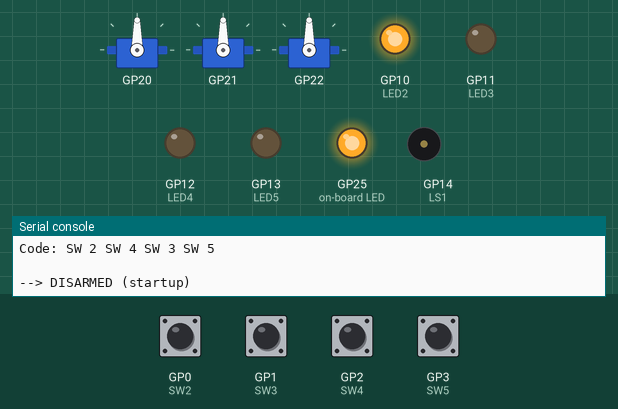
Simulated run of this program. Board: Raspberry Pi Pico running MicroPython. Shown: 3 × servo, output pins drawn as LEDs (lit = HIGH), buzzer (waves = sounding), the last lines printed to the serial console. The inputs (shaded band) are chosen by the test bench; at power-on: GP0 (SW2), GP1 (SW3), GP2 (SW4), GP3 (SW5) HIGH. Servo angles are drawn from the pulse width (0.5 ms = 0°, 2.5 ms = 180°).

Above: at 1.2 s.
1.3 s: GP0 (SW2) pulled LOW for 0.15 s
At 1.31 s:
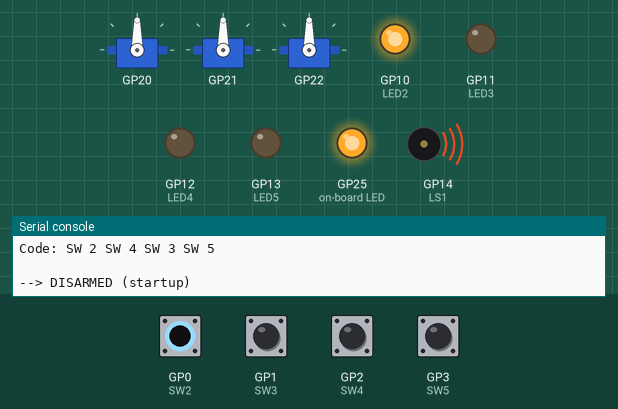
2.9 s: GP0 (SW2) pulsed LOW 5 times (0.12 s each, 0.3 s apart)
At 3.69 s:
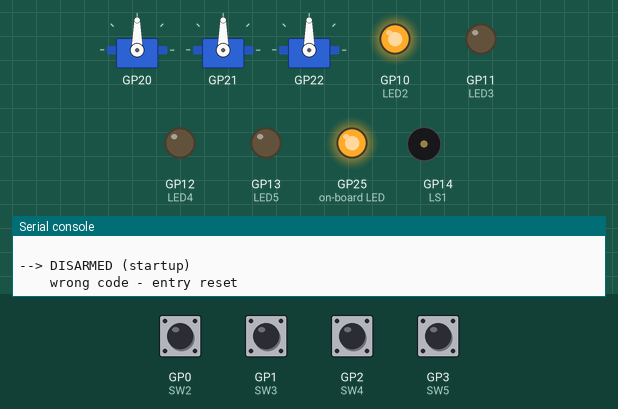
Timing chart, 0 to 5.9 s (numbered marks = the images above; inputs shaded):
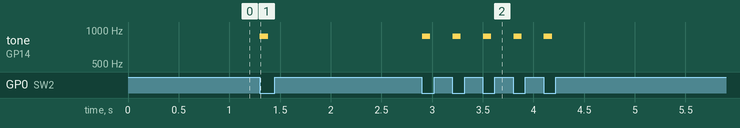

The program:

Alarm_System.py
```python
# ================================================================================
# Capstone Project: Alarm System [Alarm_System.py]
# Version: 1.0
# Updated: July 25, 2026
#
# Platform: mirobo.tech BEAPER Pico circuit (any configuration)
# Requires: BEAPER_Pico.py board module file
#
# A five-state intrusion alarm. Arm and disarm with the same
# four-button code, entered the same way as the Activity 12 capstone
# combination lock and safe: any button may be pressed at each step,
# and correctness is only checked once all four digits are in, so a
# wrong attempt reveals nothing about which digit was incorrect.
#
# Hardware used:
#   SW2-SW5    - Arm/disarm code entry buttons (all four used as code digits)
#   LED2-LED5  - Alarm system state indicators
#   LS1        - Piezo speaker (entry beeps, countdown, alarm tone)
#
# Sensor options (choose one, or combine - see EA3):
#   Option A - Optical proximity sensor (contactless):
#     Two sub-choices, depending on which jumper position you use -
#     these share jumpers with other sensors, so only one is
#     available at a time:
#       - Q4 (ambient light sensor, JP set to Enviro.): an object or
#         hand passing in front of the sensor changes the light
#         reading. Mount the circuit inside the protected space so
#         the sensor faces the opening.
#       - Q1, Q2, or Q3 (break-away floor/line sensors, matching
#         jumper set to Robot): detects a trip by reflectivity, the
#         same way these sensors detect a floor or line on the robot
#         platforms. More consistent regardless of room lighting.
#     Either way, set SENSOR_MODE = "optical" and calibrate
#     SENSOR_THRESHOLD for your setup - see take_sensor_baseline()
#     and Step 1 in the Development Guide below. Change
#     'beaper.light_level()' to 'beaper.Q1_level()' (or Q2/Q3) in
#     both functions if you use a floor/line sensor instead of Q4.
#
#   Option B - Contact switch on an expansion header:
#     A magnetic contact switch (reed switch) or a simple mechanical
#     switch (lever, roller, or pushbutton-style) both work here -
#     wire a normally-closed (NC) switch to a spare header and GND.
#     Set SENSOR_MODE = "contact". A mechanical switch is more likely
#     to be available in a school's parts bin than a reed switch, but
#     its contacts can bounce - see Activity 11 EA1's debounce
#     pattern if 'check_sensors()' behaves inconsistently right at
#     the moment of a trip.
#
# --------------------------------------------------------------------------------
# Alarm system behaviour:
#   DISARMED  - Safe. Enter the arm code to begin arming. If alarms
#               occurred since the last disarm, the count is displayed.
#   ARMING    - Exit delay: sensors ignored while you leave. LEDs
#               count down. Do NOT enter the code during this phase.
#   ARMED     - Sensors active. Circuit goes dark. Do not touch buttons.
#   TRIPPED   - Entry delay: sensor tripped, enter the disarm code now
#               or the alarm will sound. LEDs flash urgently.
#   ALARM     - Alarm sounding. Enter the code to disarm. The alarm
#               records itself. Stops after ALARM_DURATION, then re-arms.
#
# Before you begin - complete your capstone plan using the Capstone
# Preparation Guide: project description, state diagram, state
# details table, constants and variables, and testing plan.
# ================================================================================

# IMPORTANT: Copy BEAPER_Pico.py into your Raspberry Pi Pico.
import BEAPER_Pico as beaper  # Set up BEAPER Pico I/O

import time
from machine import Pin

# --- State Constants -------------------
STATE_DISARMED = const(0)            # Safe - waiting for arm code
STATE_ARMING   = const(1)            # Exit delay - sensors ignored
STATE_ARMED    = const(2)            # Sensors active - circuit dark
STATE_TRIPPED  = const(3)            # Entry delay - enter code or alarm sounds
STATE_ALARM    = const(4)            # Alarm sounding - enter code to disarm

STATE_NAMES = {
    STATE_DISARMED: "DISARMED",
    STATE_ARMING:   "ARMING",
    STATE_ARMED:    "ARMED",
    STATE_TRIPPED:  "TRIPPED",
    STATE_ALARM:    "ALARM",
}

# --- Code Entry Result Constants -------
CODE_INCOMPLETE = const(0)           # Still entering - no result yet
CODE_CORRECT    = const(1)           # Correct code entered
CODE_WRONG      = const(2)           # Wrong code entered - entry reset

# --- The Arm/Disarm Code ---------------
# 2, 3, 4, and 5 represent SW2, SW3, SW4, and SW5. Change these to
# choose your own code. Default: SW2, SW4, SW3, SW5.
CORRECT_1 = const(2)
CORRECT_2 = const(4)
CORRECT_3 = const(3)
CORRECT_4 = const(5)

# --- Sensor Configuration --------------
SENSOR_MODE      = "optical"         # "optical" or "contact"
SENSOR_THRESHOLD = 3000              # Optical: light change that indicates a trip

# Only used if SENSOR_MODE == "contact" - construct your own Pin
# object, since H1-H4 are general-purpose headers the board module
# does not pre-configure. Change H1_PIN to whichever header you
# wired the switch to.
sensor_switch = Pin(beaper.H1_PIN, Pin.IN, Pin.PULL_UP)

# --- Timing Constants -------------------
EXIT_DELAY     = const(15000)        # Time to leave before arming (ms)
ENTRY_DELAY    = const(10000)        # Time to enter code before alarm sounds (ms)
ALARM_DURATION = const(60000)        # Alarm sounds for this long before re-arming (ms)
BEEP_INTERVAL  = const(1000)         # Entry-delay countdown beep interval (ms)
FLASH_INTERVAL = const(250)          # Urgent flash interval in TRIPPED/ALARM (ms)
BEEP_SHORT     = const(80)           # Short neutral beep for key feedback (ms)
LOOP_DELAY     = const(10)           # Main loop delay (ms)

# --- Tone Constants ---------------------
TONE_KEY   = 880                     # Neutral key-press beep (Hz)
TONE_ALARM = 2000                    # Alarm tone frequency (Hz)

# --- Program Variables ------------------
state           = STATE_DISARMED
state_start     = 0

alarm_count     = 0                  # Number of alarms since last disarm
showing_count   = False              # True while displaying alarm count on entry to DISARMED
last_beep_time  = 0                  # Last entry-delay or countdown beep
last_flash_time = 0                  # Last urgent flash toggle
flash_on        = False              # Current urgent flash state

sensor_baseline = 0                  # Sensor reading at the moment of arming

# Code entry, reused across DISARMED (arming) and TRIPPED/ALARM (disarming)
entry_step      = 0                  # Presses received so far in the current attempt (0-4)
entered_1       = 0                  # Digits recorded during the current attempt
entered_2       = 0
entered_3       = 0
entered_4       = 0


# --- Program Functions ------------------

def all_leds_off():
    beaper.LED2.value(0)
    beaper.LED3.value(0)
    beaper.LED4.value(0)
    beaper.LED5.value(0)

def enter_state(new_state, current_time, reason=""):
    global state, state_start, flash_on, entry_step
    all_leds_off()
    beaper.noTone()
    state       = new_state
    state_start = current_time
    flash_on    = False
    entry_step  = 0                  # Always start code entry fresh on a state change
    print("-->", STATE_NAMES[new_state], end="")
    if reason:
        print(" (", reason, ")", sep="")
    else:
        print()

def read_button():
    # Return 2, 3, 4, or 5 if that button is currently pressed, or 0 if
    # none of the four code buttons are pressed. Reused from Activity
    # 12's capstone combination lock.
    if beaper.SW2.value() == 0:
        return 2
    elif beaper.SW3.value() == 0:
        return 3
    elif beaper.SW4.value() == 0:
        return 4
    elif beaper.SW5.value() == 0:
        return 5
    else:
        return 0

def wait_for_release():
    # Block until SW2, SW3, SW4, and SW5 are all released. Called
    # immediately after a press is detected.
    while (beaper.SW2.value() == 0 or beaper.SW3.value() == 0 or
           beaper.SW4.value() == 0 or beaper.SW5.value() == 0):
        pass

def check_code_entry():
    # Check for a button press and record it as part of the current
    # four-button code entry. Returns CODE_CORRECT once all four
    # digits have been entered and match the stored code, CODE_WRONG
    # once all four have been entered and do not match, or
    # CODE_INCOMPLETE while entry is still in progress.
    #
    # Like the Activity 12 capstone combination lock, correctness is
    # only checked once all four presses have been recorded - not
    # press by press - so a wrong attempt reveals nothing about which
    # digit was incorrect. This same function is used for both arming
    # (called from DISARMED) and disarming (called from TRIPPED or
    # ALARM), since the same code serves both purposes.
    global entry_step, entered_1, entered_2, entered_3, entered_4
    pressed = read_button()
    if pressed == 0:
        return CODE_INCOMPLETE

    entry_step += 1
    if entry_step == 1:
        entered_1 = pressed
    elif entry_step == 2:
        entered_2 = pressed
    elif entry_step == 3:
        entered_3 = pressed
    elif entry_step == 4:
        entered_4 = pressed
    beaper.tone(TONE_KEY, BEEP_SHORT)
    wait_for_release()

    if entry_step < 4:
        return CODE_INCOMPLETE

    entry_step = 0
    if (entered_1 == CORRECT_1 and entered_2 == CORRECT_2 and
            entered_3 == CORRECT_3 and entered_4 == CORRECT_4):
        return CODE_CORRECT
    else:
        print("    wrong code - entry reset")
        return CODE_WRONG

def check_sensors():
    # Return True if the sensor detects a trip (door opened, proximity
    # detected). Adjust this function to match your sensor configuration.
    if SENSOR_MODE == "optical":
        # TODO: compare beaper.light_level() to sensor_baseline. Both a
        #       drop in light (an object blocking the sensor) and a rise
        #       (a reflective object approaching the sensor) can indicate
        #       a trip, so compare the absolute difference:
        #       abs(current - sensor_baseline) > SENSOR_THRESHOLD.
        #       Return True or False based on this comparison. If you
        #       are using Q1, Q2, or Q3 instead of Q4 (see the header
        #       comment), call that function here instead.
        return False
    elif SENSOR_MODE == "contact":
        # A normally-closed (NC) switch reads LOW when closed (door
        # shut) and HIGH when open (door opened), with the pin
        # configured INPUT_PULLUP.
        return sensor_switch.value() == 1
    return False

def take_sensor_baseline():
    # Read the current sensor level and store it as the armed
    # baseline. Called at the moment of arming so the baseline
    # reflects the closed/undisturbed state of the protected space.
    global sensor_baseline
    sensor_baseline = beaper.light_level()
    print("    sensor baseline:", sensor_baseline)

def display_alarm_count(count):
    # Show the number of alarms that occurred since last disarm.
    # Called on entry to DISARMED if count > 0.
    # TODO: implement a clear visual display of your choice - for
    #       example, flash LED2-LED5 together 'count' times with a
    #       pause between flashes, similar to Combination Safe's
    #       flash_attempts().
    print("*** ALARM COUNT:", count, "alarm(s) since last disarm ***")


# --- Main Program ---------------------

all_leds_off()
beaper.pico_led_on()  # Turn on Raspberry Pi Pico's built-in LED as a status indicator

print("Alarm System")
print("Code: SW", CORRECT_1, "SW", CORRECT_2, "SW", CORRECT_3, "SW", CORRECT_4)
print()

state_start     = time.ticks_ms()
last_flash_time = state_start
last_beep_time  = state_start

enter_state(STATE_DISARMED, state_start, "startup")
beaper.LED2.value(1)                 # LED2 on = disarmed indicator

while True:
    current_time = time.ticks_ms()
    elapsed      = time.ticks_diff(current_time, state_start)

    if state == STATE_DISARMED:
        # Display the alarm count once on entry, if any alarms occurred
        if alarm_count > 0 and not showing_count:
            showing_count = True
            display_alarm_count(alarm_count)

        result = check_code_entry()
        if result == CODE_CORRECT:
            # TODO: enter_state(STATE_ARMING, current_time, "armed"), call
            #       take_sensor_baseline() just before leaving this state
            #       so the baseline reflects the current (safe) reading,
            #       and reset alarm_count and showing_count to 0/False.
            pass

    elif state == STATE_ARMING:
        # Sensors are ignored during the exit delay - the user is leaving.
        # TODO: implement a countdown display using 'elapsed' and
        #       EXIT_DELAY. A simple approach: divide EXIT_DELAY into
        #       four equal segments. In the first quarter all four LEDs
        #       are on; by the last quarter only LED2 is on.
        # TODO: once elapsed >= EXIT_DELAY, confirm arming with a short
        #       beep, turn off all LEDs (circuit goes dark while armed),
        #       and enter_state(STATE_ARMED, current_time).
        pass

    elif state == STATE_ARMED:
        # Circuit is dark. Check sensors every loop iteration. Buttons
        # are not read here - a press while armed has no effect (code
        # entry only happens in DISARMED, TRIPPED, and ALARM).
        if check_sensors():
            enter_state(STATE_TRIPPED, current_time, "sensor tripped")

    elif state == STATE_TRIPPED:
        # TODO: flash LED2-LED5 together at FLASH_INTERVAL using
        #       last_flash_time, the same repeating-timer pattern from
        #       Activity 12's alarm state.
        # TODO: beep briefly every BEEP_INTERVAL using last_beep_time,
        #       as a second independent timer running alongside the flash.

        result = check_code_entry()
        if result == CODE_CORRECT:
            # TODO: disarm silently - no alarm recorded, since the user
            #       responded before the entry delay expired.
            #       enter_state(STATE_DISARMED, current_time, "disarmed")
            #       and turn LED2 on for the disarmed indicator.
            pass

        # TODO: if elapsed >= ENTRY_DELAY without a correct code,
        #       increment alarm_count and
        #       enter_state(STATE_ALARM, current_time, "entry delay expired").
        pass

    elif state == STATE_ALARM:
        # TODO: flash LED2-LED5 at FLASH_INTERVAL using last_flash_time.
        # TODO: sound a continuous alarm tone on LS1. Consider
        #       alternating between two frequencies using a second
        #       independent timer for an attention-getting pattern - the
        #       same two-timers-in-one-state technique used for the
        #       flash and beep in Activity 12's alarm state, applied
        #       here to two different tones instead of a flash and a beep.

        result = check_code_entry()
        if result == CODE_CORRECT:
            # TODO: enter_state(STATE_DISARMED, current_time, "disarmed")
            #       and turn LED2 on. Do not increment alarm_count again -
            #       it was already recorded when the alarm was triggered.
            pass

        # TODO: if elapsed >= ALARM_DURATION without a correct code,
        #       enter_state(STATE_ARMED, current_time, "alarm timeout")
        #       to re-arm - the intruder has not disarmed the system.
        pass

    time.sleep_ms(LOOP_DELAY)


# ================================================================================
# Development Guide
# ================================================================================
#
# Work through these steps in order. Test each step thoroughly
# before continuing - a working partial system is always better
# than a broken complete one.
#
# --------------------------------------------------------------------------------
# Step 1 - Sensor configuration and baseline
# --------------------------------------------------------------------------------
#
# Choose your sensor mode and implement 'check_sensors()'.
#
# For optical mode: mount the sensor facing the door or opening. Run
# the program, open the door slowly, and print the sensor reading
# every loop iteration to find the typical range of values when
# undisturbed vs. disturbed. Set SENSOR_THRESHOLD to a value
# comfortably between the two.
#
# For contact mode: wire your NC switch to H1 (or another header -
# update sensor_switch if so) and GND. Verify that 'check_sensors()'
# returns True when the door is open and False when closed. If using
# a mechanical switch, watch for bounce right at the moment of the
# transition - see the header comment's note on Option B.
#
# --------------------------------------------------------------------------------
# Step 2 - Disarmed state and code entry
# --------------------------------------------------------------------------------
#
# Implement the arm transition from STATE_DISARMED. Code entry
# itself is already handled by 'check_code_entry()' - you only need
# to act on the CODE_CORRECT result. Test carefully:
# - Correct sequence transitions to ARMING
# - Wrong sequence resets silently (stays in DISARMED, no feedback
#   beyond the neutral key beeps already heard during entry)
# - A partial sequence followed by the correct remaining digits works
#
# --------------------------------------------------------------------------------
# Step 3 - Arming (exit delay)
# --------------------------------------------------------------------------------
#
# Implement the countdown in STATE_ARMING. Test that sensors are
# genuinely ignored during the exit delay by triggering them while
# the countdown runs. Verify the circuit goes dark when ARMED.
#
# --------------------------------------------------------------------------------
# Step 4 - Armed and tripped
# --------------------------------------------------------------------------------
#
# Implement the entry delay in STATE_TRIPPED. Test the full
# arm -> trip -> disarm sequence:
# - Arm the system
# - Trigger the sensor
# - Enter the code within ENTRY_DELAY
# - Verify STATE_DISARMED is reached with no alarm recorded
#
# --------------------------------------------------------------------------------
# Step 5 - Alarm and re-arm
# --------------------------------------------------------------------------------
#
# Implement STATE_ALARM. Test the full arm -> trip -> timeout ->
# alarm -> re-arm sequence. Verify alarm_count increments correctly
# and is displayed on the next successful disarm.
#
# --------------------------------------------------------------------------------
# Step 6 - Alarm count display
# --------------------------------------------------------------------------------
#
# Implement 'display_alarm_count()' with a visible LED display, not
# just the console message already provided. Verify the count is
# accurate and clears after being shown.


# ================================================================================
# Extension Activities
# ================================================================================
#
# --------------------------------------------------------------------------------
# EA 1 - Acknowledge and clear the alarm count
# --------------------------------------------------------------------------------
#
# After the alarm count is displayed on entry to DISARMED, require a
# button press to acknowledge it before accepting a new arm code.
# What happens currently if the user starts entering a new code
# while the count is still displaying?
#
# --------------------------------------------------------------------------------
# EA 2 - Tamper protection
# --------------------------------------------------------------------------------
#
# If SENSOR_MODE is "contact" and the sensor trips while in
# STATE_ARMED, add a check that the sensor is still tripped a short
# time later before transitioning to STATE_TRIPPED - a very brief
# trip could indicate a tamper attempt rather than genuine entry.
# Log tamper attempts separately from alarm_count.
#
# --------------------------------------------------------------------------------
# EA 3 - Multiple sensors
# --------------------------------------------------------------------------------
#
# Extend 'check_sensors()' to read both an optical sensor and a
# contact switch, returning True if either is triggered. Print which
# sensor tripped to the console for debugging.
#
# --------------------------------------------------------------------------------
# EA 4 - Changeable code
# --------------------------------------------------------------------------------
#
# Add a mode (triggered by a special button sequence from DISARMED)
# that lets the user change the arm/disarm code. CORRECT_1-4 are
# currently declared with 'const()', which MicroPython treats as
# fixed at compile time - not reassignable while the program runs.
# The first step is removing 'const()' from each, the same way
# Combination Safe separates DEFAULT_CODE_1-4 (fixed starting point)
# from code_1-4 (the current, changeable code). Once they are plain
# variables, how will the new code persist if the board loses power?
# A fully persistent version would write the new code to a file,
# which is covered in the intermediate activities.
#
# --------------------------------------------------------------------------------
# EA 5 - Panic button
# --------------------------------------------------------------------------------
#
# SW5 held for 3 seconds in any state immediately transitions to
# STATE_ALARM and increments alarm_count, simulating a manual
# panic/duress feature found in real alarm systems. You will need
# the 'button_is_down' / 'button_down_time' hold-detection pattern
# from Activity 11, checked independently of 'check_code_entry()'
# since SW5 is also one of the four code digits. What changes does
# this require to avoid a held SW5 being misread as a code digit at
# the same time?
```

Source omitted: BEAPER_Pico.py (11692 bytes)

Measured:
- after the input at 1.3 s, tone on GP14 (LS1): silent → 880 Hz at once, → silent 0.08 s later
- after the input at 2.9 s, tone on GP14 (LS1): alternates 880 Hz for 0.08 s and silent for 0.22 s, 10 changes in all, then stays silent, starting at once
